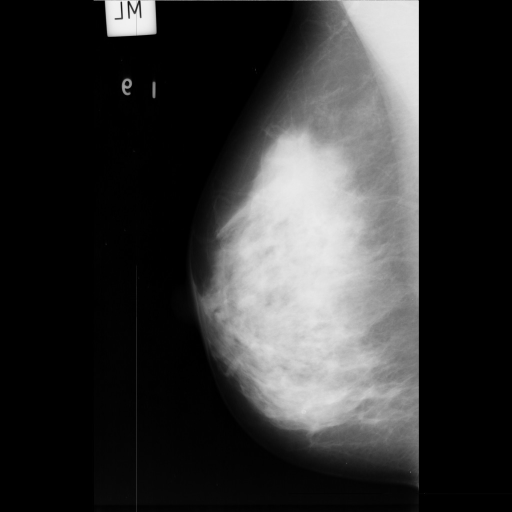
%> input picture Matlab/TT/tt1.jpg, 1024 x 1024 px (shown at 1/2 size)
$ octave jpg.m   (GNU Octave 9; MATLAB toolbox functions it lacks are replaced by stand-ins)
%> lines starting %> are read from the running program, lines starting %| are printed output that depends on the picture; in (x1, y1, x2, y2) boxes, pixels count from 0 and x2, y2 are one past the last pixel; in counts of white or black regions, pixels touching at a corner belong together; the program's own positions count from 1
### Matlab/TT/filtering.m
function [imgc,props,stats]=filtering(img,many)

[rows, columns, ~] = size(img);

% melakukan morfologi
M = imfill(img,'holes');
N = bwareaopen(M,100);

% mengambil bounding box masing2 objek hasil segmentasi
[labeled, ~] = bwlabel(N,8);
stats = regionprops(labeled,'BoundingBox');

%Filter ukuran terbesar
T = bwareafilt(M,many);
T = imfill(T, 'holes');
props = regionprops(T, 'BoundingBox');

%Blur
windowWidth = 25;
blurredImage = conv2(double(T), ones(windowWidth)/windowWidth^2, 'same');
%Blur > Binary
T = blurredImage > 0.5;

%Filter di gambar asli
imgc = img;
for ro = 1:rows-1
    for col = 1:columns-1
        if T(ro,col) == 0
            imgc(ro,col) = 0;
        end
    end
end

%crop sesuai dengan yang nilainya 1

end

### Matlab/TT/jpg.m
file = 'tt1.jpg';

% membaca citra
asli = imread(file);
%> asli is the input picture: size 1024x1024 uint8; min 0, max 248, mean 52
[rowa, cola, ~] = size(asli);
%> rowa = 1024; cola = 1024
img = imcrop(asli,[0 2 rowa-1 cola]);
L = imbinarize(img,0.1);
%> L: size 1023x1023 logical; 32.3% white; 19 white regions (14 under 20 px), largest, box (x1, y1, x2, y2) and area: (381, 0, 838, 979) 329617, (209, 0, 314, 73) 7118, (273, 531, 274, 1023) 492, (243, 155, 264, 190) 474, (304, 161, 312, 196) 217

[imgc,props] = filtering(L,1);
%> in filtering, `M = imfill(img,'holes');`: M: size 1023x1023 logical; 32.3% white; 19 white regions (14 under 20 px), largest, box (x1, y1, x2, y2) and area: (381, 0, 838, 979) 329638, (209, 0, 314, 73) 7193, (243, 155, 264, 190) 525, (273, 531, 274, 1023) 492, (304, 161, 312, 196) 217
%> in filtering, `N = bwareaopen(M,100);`: N: size 1023x1023 logical; 32.3% white; 5 white regions
%> in filtering, `[labeled, ~] = bwlabel(N,8);`:
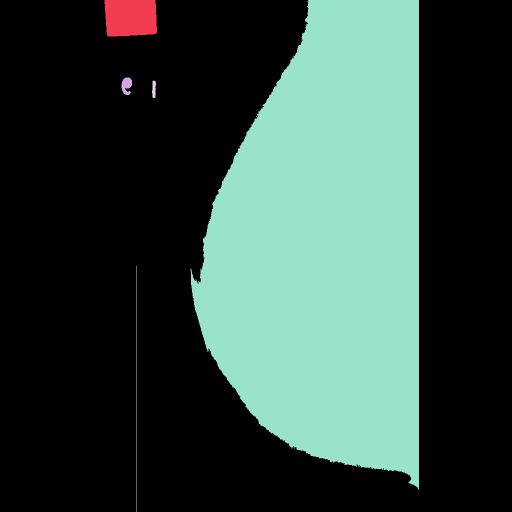
%> labeled: size 1023x1023 double (shown at 1/2 size); 6 distinct labels, from 0 to 5; one colour per label, 0 black
%> in filtering, `stats = regionprops(labeled,'BoundingBox');`: stats = 5 regions; box (x1, y1, x2, y2): (209, 0, 314, 73), (243, 155, 264, 190), (273, 531, 274, 1023), (304, 161, 312, 196), (381, 0, 838, 979)
%> in filtering, `T = bwareafilt(M,many);`: T: size 1023x1023 logical; 31.5% white; 1 white region
%> in filtering, `props = regionprops(T, 'BoundingBox');`: props = 1 region; box (x1, y1, x2, y2): (381, 0, 838, 979)
%> in filtering, `T = blurredImage > 0.5;`: T: size 1023x1023 logical; 31.5% white; 1 white region, box (x1, y1, x2, y2) and area: (383, 0, 838, 967) 329354
%> after the loop in filtering, `for ro = 1:rows-1`:
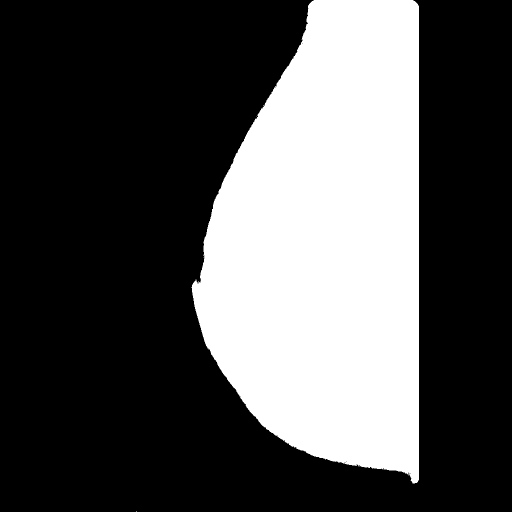
%> imgc: size 1023x1023 logical (shown at 1/2 size); 31.4% white; 2 white regions (1 under 20 px)
%> props = 1 region; box (x1, y1, x2, y2): (381, 0, 838, 979)
%imgc = imcrop(asli, props.BoundingBox);

Canc = im2bw(img,0.7);
%> Canc: size 1023x1023 logical; 14.1% white; 49 white regions (46 under 20 px), largest, box (x1, y1, x2, y2) and area: (468, 265, 756, 855) 116485, (684, 0, 837, 358) 24339, (210, 0, 312, 71) 6135

[thresh,propt,statt] = filtering(Canc,1);
%> call 2 of filtering, with many = 1
%> in filtering (call 2), `M = imfill(img,'holes');`: M: size 1023x1023 logical; 14.1% white; 48 white regions (45 under 20 px), largest, box (x1, y1, x2, y2) and area: (468, 265, 756, 855) 117054, (684, 0, 837, 358) 24343, (210, 0, 312, 71) 6315
%> in filtering (call 2), `N = bwareaopen(M,100);`: N: size 1023x1023 logical; 14.1% white; 3 white regions
%> in filtering (call 2), `[labeled, ~] = bwlabel(N,8);`:
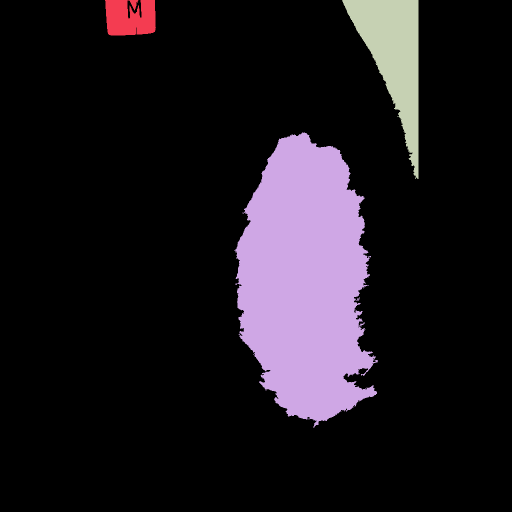
%> labeled: size 1023x1023 double (shown at 1/2 size); 4 distinct labels, from 0 to 3; one colour per label, 0 black
%> in filtering (call 2), `stats = regionprops(labeled,'BoundingBox');`: stats = 3 regions; box (x1, y1, x2, y2): (210, 0, 312, 71), (468, 265, 756, 855), (684, 0, 837, 358)
%> in filtering (call 2), `T = bwareafilt(M,many);`: T: size 1023x1023 logical; 11.2% white; 1 white region
%> in filtering (call 2), `props = regionprops(T, 'BoundingBox');`: props = 1 region; box (x1, y1, x2, y2): (468, 265, 756, 855)
%> in filtering (call 2), `T = blurredImage > 0.5;`: T: size 1023x1023 logical; 11.2% white; 1 white region, box (x1, y1, x2, y2) and area: (473, 268, 747, 844) 116848
%> after the loop in filtering (call 2), `for ro = 1:rows-1`:
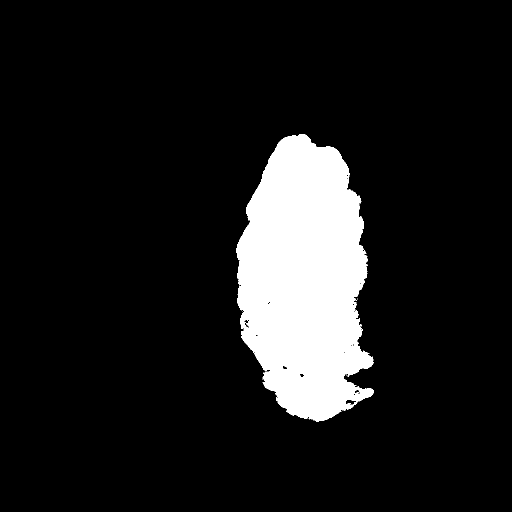
%> imgc: size 1023x1023 logical (shown at 1/2 size); 11% white; 8 white regions (7 under 20 px)
%> propt has the same summary as props in filtering; statt has the same summary as stats in filtering
thresh = bwareafilt(thresh,1);
%> thresh: size 1023x1023 logical; 11% white; 1 white region, box (x1, y1, x2, y2) and area: (473, 268, 747, 844) 114721

%imgc = imcrop(asli, props.BoundingBox);
CancAsli = imgc;
threshp = imcrop(CancAsli, propt.BoundingBox);
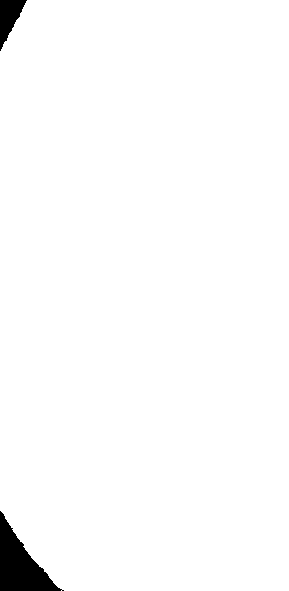
%> threshp: size 591x289 logical; 98.2% white; 2 black regions, box (x1, y1, x2, y2) and area: (0, 511, 64, 591) 2300, (0, 0, 27, 51) 709

[y1,x1] = find(thresh); %// Find row and column locations that are non-zero
%> y1 = 114721 values from 269 to 844; x1 = 114721 values from 474 to 747

%// Find top left corner
xmin1 = min(x1(:));
%> xmin1 = 474
ymin1 = min(y1(:));
%> ymin1 = 269

%// Find bottom right corner
xmax1 = max(x1(:));
%> xmax1 = 747
ymax1 = max(y1(:));
%> ymax1 = 844

%// Find width and height
width1 = xmax1 - xmin1 + 1;
%> width1 = 274
height1 = ymax1 - ymin1 + 1;
%> height1 = 576

out1 = imcrop(img, [xmin1 ymin1 width1 height1]);
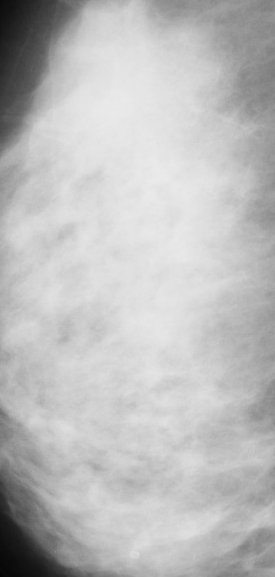
%> out1: size 577x275 uint8; min 2, max 235, mean 188.3


subplot(2,3,1), imshow(img), title('Asli');
subplot(2,3,2), imshow(L), title('Binary');
subplot(2,3,3), imshow(imgc),

[labeled, numObjects] = bwlabel(thresh,8);
%> labeled: size 1023x1023 double; values 0 (black) and 1 (white), 11% white; 1 white region
%> numObjects = 1
stats = regionprops(labeled,'BoundingBox');
%> stats = 1 region; box (x1, y1, x2, y2): (473, 268, 747, 844)
bbox = cat(1, stats.BoundingBox);
%> bbox = [473.5 268.5 274 576]

for idx = 1 : numObjects
    h = rectangle('Position',bbox(idx,:),'Linewidth',2);
    set(h,'EdgeColor',[.75 0 0]);
    hold on;
end
%> this loop made 1 pass

title('Filtered, Cropped, Detect');

subplot(2,3,4), imshow(thresh), title('Cancer');
subplot(2,3,5), imshow(immultiply(imgc,thresh)), title('Cancer');
subplot(2,3,6), imshow(out1), title('ROI');
%> after `title('ROI')`:
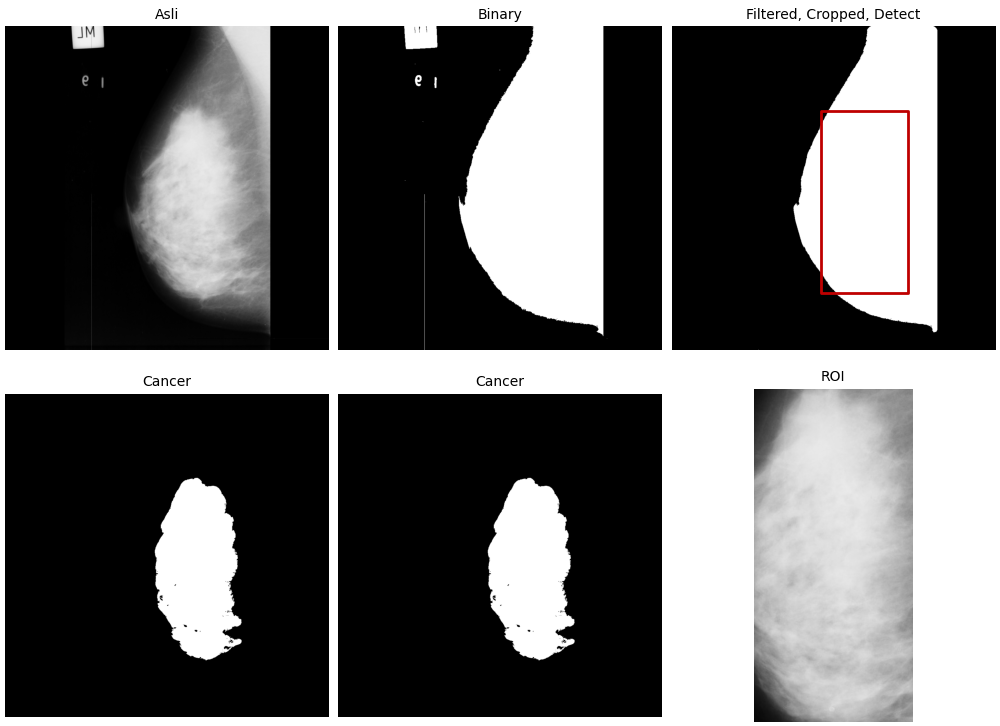
%> figure redrawn from the program's plot data, 6 panels
